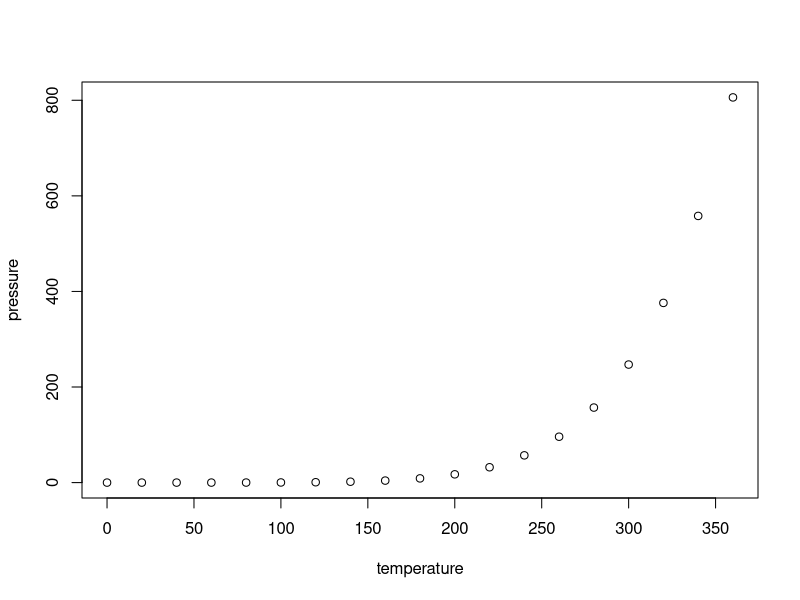
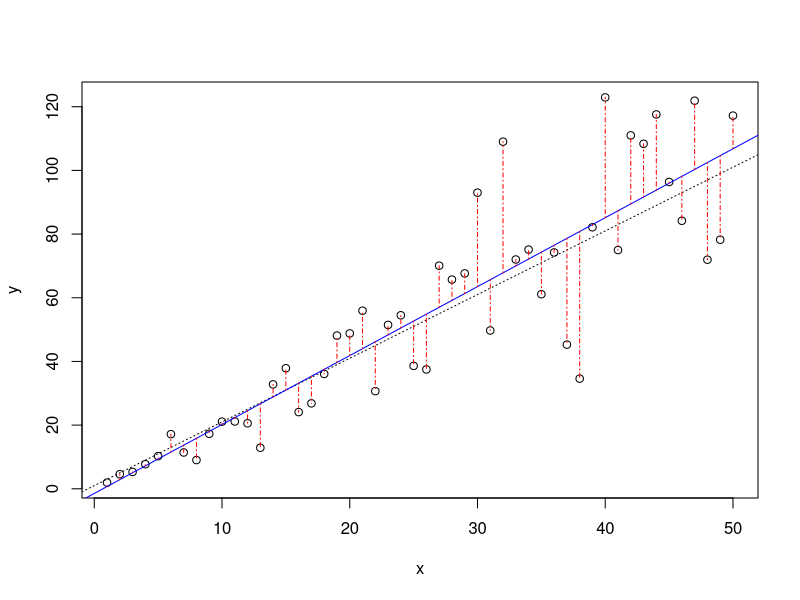
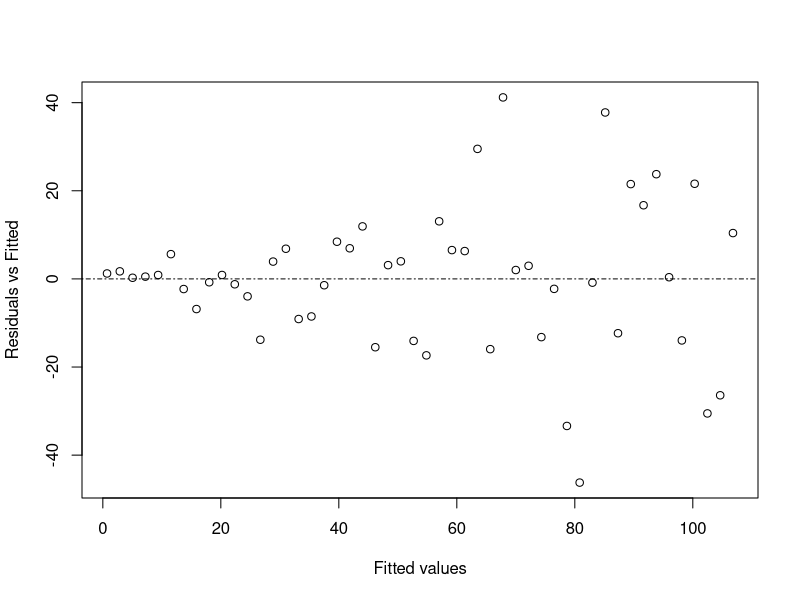
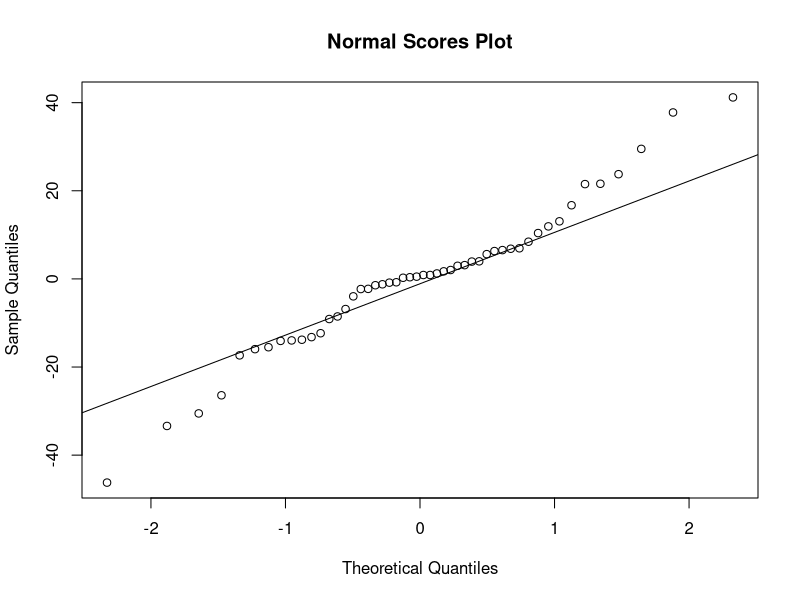
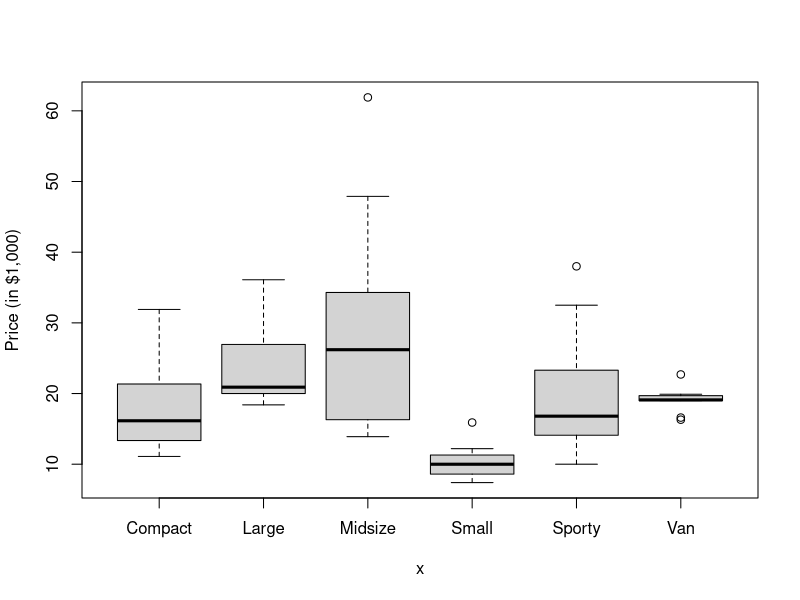
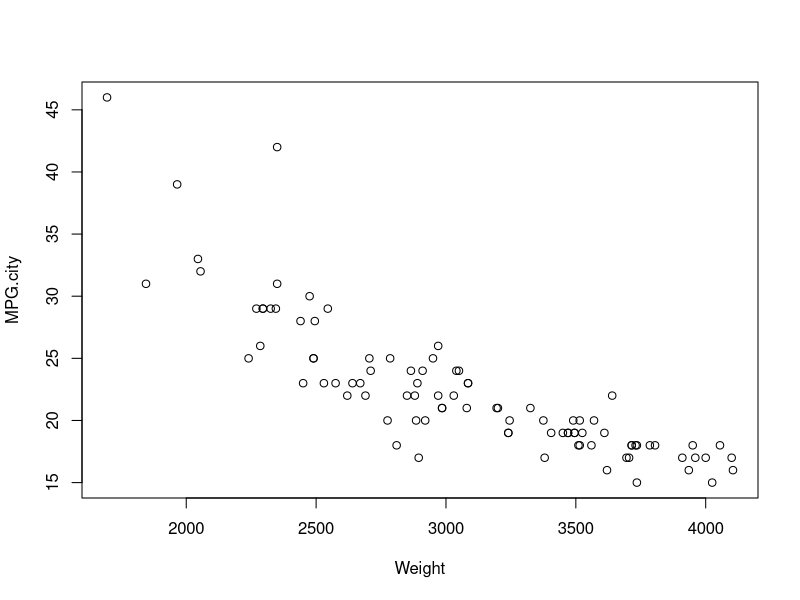
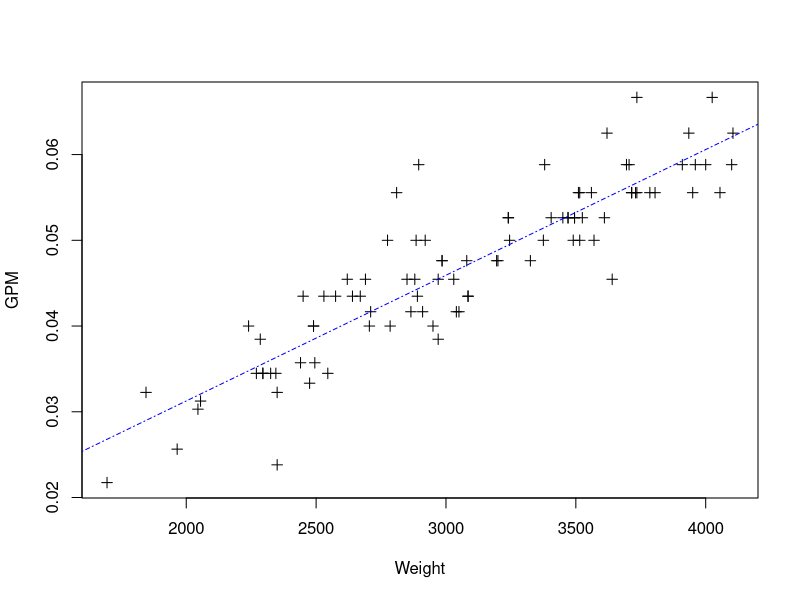
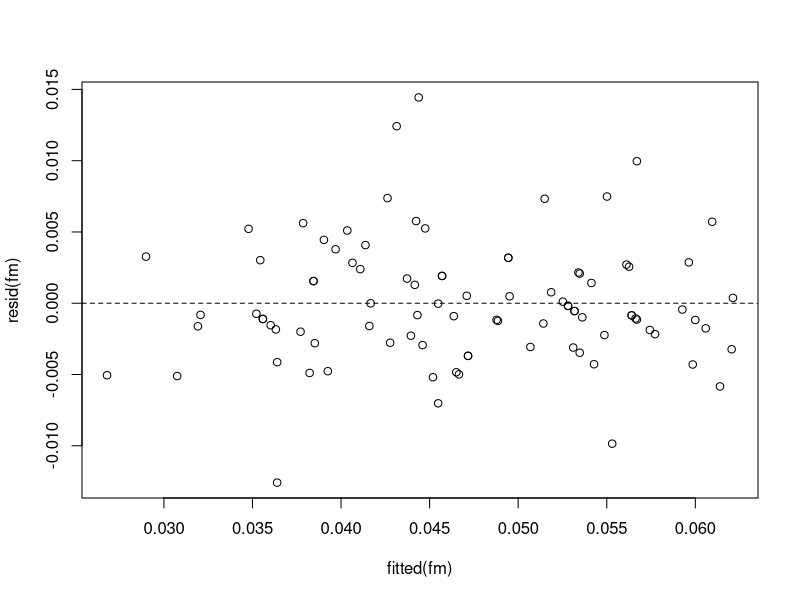

The R source for these figures, in order:
## ---- chunk 1
knitr::opts_chunk$set(echo = TRUE)
## ---- chunk 2
summary(cars)
## ---- chunk 3
plot(pressure)
## ---- chunk 4

x <- 1:50
w <- 1+ x/2
rdata <- data.frame(x+x, y=1+2*x+rnorm(x)*w)

rdata
fm<- lm(y~x,data=rdata)
summary(fm)
attach(rdata)
search()
objects(2)
plot(x,y)
abline(1,2,lty=3)
abline(coef(fm),col="blue")
segments(x,fitted(fm),x,y,lty=4,col="red")
plot(fitted(fm),resid(fm),xlab = "Fitted values",ylab = "Residuals vs Fitted")
abline(h=0,lty=4)
qqnorm(resid(fm),main="Normal Scores Plot")
qqline(resid(fm))
detach("rdata")
rm(fm,x,rdata)
## ---- chunk 5
require(MASS)
??Cars93
with(Cars93,plot(Type,Price, ylab="Price (in $1,000)"))
attach(Cars93)
Tf <- table(Type)
Tf
Cf <- table(Cylinders)
TC <- table(Type,Cylinders)
TC
Make[Cylinders=="5"]
rbind(cbind(TC,Tf),c(Cf,sum(Cf)))
plot(Weight,MPG.city)
## ---- chunk 6
Cars93T <- transform(Cars93,GPM=1/MPG.city)
with(Cars93T,plot(Weight,GPM, pch=3))
fm <- lm(GPM~Weight,Cars93T)
abline(fm,lty=4,col="blue")
plot(fitted(fm),resid(fm))
abline(h=0,lty=2)
identify(fitted(fm),resid(fm),Make)
## ---- chunk 7
x <-seq(-pi,pi,len=50)
y<- x
f <- outer(x,y,function(x,y)cos(y)/(1+x^2))
par(pty="s")
contour(x,y,f)
contour(x,y,f,nint=15,add=T)
fa <- (f-t(f))/2
contour(x,y,fa,nint=15)
persp(x,y,f)
image(x,y,f)
image(x,y,fa)
objects()
rm(x,y,f,fa)
## ---- chunk 8
th <- seq(-pi,pi,len=200)
z <- exp(1i*th)
par(pty="s")
plot(z,type = "l")
w <- rnorm(1000)+rnorm(1000)*1i
w <- ifelse(abs(w)>1, 1/w,w)
plot(w,xlim=c(-1,1),ylim=c(-1,1),pch=4,xlab="",ylab="",axes=F)
lines(z)
w <- sqrt(runif(1000))*exp(2*pi*runif(1000)*1i)
plot(w,xlim=c(-1,1),ylim=c(-1,1),pch=1,xlab="",ylab="",axes=F)
lines(z)
rm(th,w,z)
